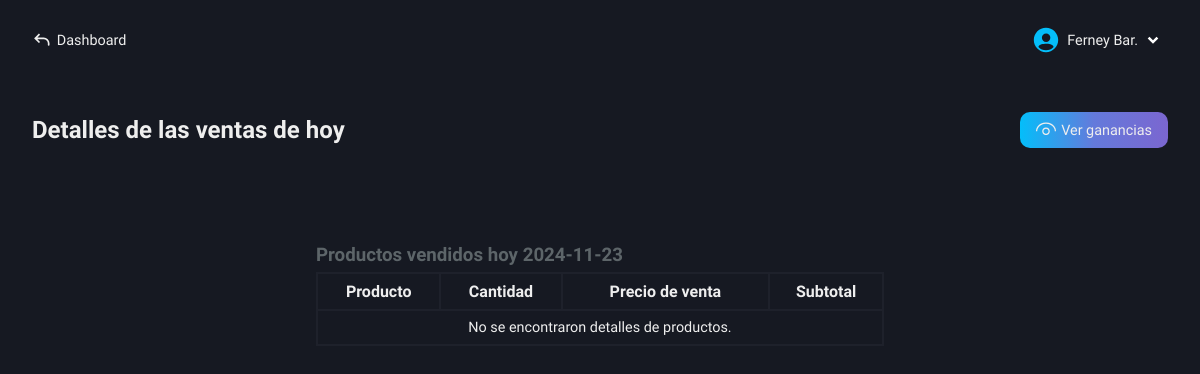
/roles/store/earnings/functions/details-today-sales.php (signed in), run on an earlier commit of the app's database.
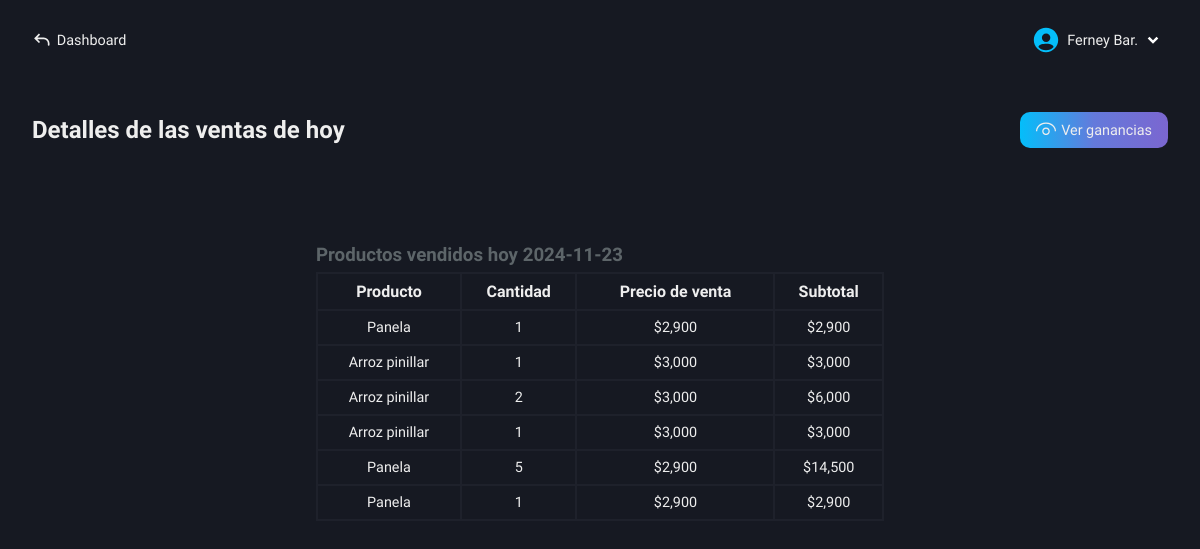
And on a later commit of the database.
### tables this page shows
CREATE TABLE `sale_details` (
  `id` int(11) NOT NULL AUTO_INCREMENT,
  `sale_id` int(11) NOT NULL,
  `product_name` varchar(100) NOT NULL,
  `quantity` int(11) NOT NULL,
  `unit_price` decimal(50,0) NOT NULL,
  `subtotal` decimal(50,0) NOT NULL,
  PRIMARY KEY (`id`),
  UNIQUE KEY `sale_id` (`sale_id`),
  CONSTRAINT `sale_details_ibfk_1` FOREIGN KEY (`sale_id`) REFERENCES `sales` (`id`) ON DELETE CASCADE ON UPDATE CASCADE
);

### roles/store/earnings/functions/details-today-sales.php (the view, shortened to what this page needs)
<!DOCTYPE html>
<html lang="es">
<head>
    <link rel="stylesheet" href="../../../../css/store/details-today-sales.css">
    <?php
        include("../../../../conexion.php");
        if (isset($_SESSION['user_id'])) {
            $id_user = $_SESSION['user_id'];
        } else {
            header("Location: ../../../../index.php");
            exit();
        }
    ?>
</head>
<body>
    <main class="main">
        <nav class="nav-dash">
            <a href="../../../dashboard-store.php" class="go-dash">
                <svg xmlns="http://www.w3.org/2000/svg" width="20" height="20" viewBox="0 0 24 24"><path fill="#eee" d="m4 10l-.707.707L2.586 10l.707-.707zm17 8a1 1 0 1 1-2 0zM8.293 15.707l-5-5l1.414-1.414l5 5zm-5-6.414l5-5l1.414 1.414l-5 5zM4 9h10v2H4zm17 7v2h-2v-2zm-7-7a7 7 0 0 1 7 7h-2a5 5 0 0 0-5-5z"/></svg>
                <p>Dashboard</p>
            </a>
            <div class="user-modal">
                <div class="username">
                    <div class="name-down">
                        <?php
                            $queryData = "SELECT name, lastname FROM users WHERE id = $id_user";
                            $result = mysqli_query($conexion, $queryData);
                            $rowData = mysqli_fetch_assoc($result);
                            echo "<p class='name'>" . $rowData['name'] . ' ' . substr($rowData['lastname'], 0, 3) . ".</p>";
                        ?>
                        <img src="../../../../svg/down-arrow.svg" alt="">
                    </div>
                </div>
            </div>
        </nav>
        <section class="earnings-today" id="hidden-modal">
            <div class="earnings-content">
                <div class="tlt-button">
                    <h2 class="tlt-function">Detalles de las ventas de hoy</h2>
                    <a href="../today-earnings.php" class="btn-today-earnings bg-btn">
                        <p>Ver ganancias</p>
                    </a>
                </div>
                <div class="content-table">
                    <div class="tlt-info">
                        <?php
                            echo "<h3>Productos vendidos hoy " . date('Y-m-d') . "</h3>";
                        ?>
                    </div>
                    <table>
                        <tr>
                            <th>Producto</th>
                            <th>Cantidad</th>
                            <th>Precio de venta</th>
                            <th>Subtotal</th>
                        </tr>
                        <?php
                            $queryDetails = "SELECT s.id, s.sale_date, sd.product_name, sd.quantity, sd.unit_price, sd.subtotal
                                            FROM sales s
                                            INNER JOIN sale_details sd ON s.id = sd.sale_id
                                            WHERE s.sale_date = CURDATE()
                                            ORDER BY s.id DESC";
                            $resultDetails = mysqli_query($conexion, $queryDetails);
                            if($resultDetails -> num_rows > 0) {
                                while ($row = mysqli_fetch_assoc($resultDetails)){
                                    echo "<tr>
                                            <td>" . ucfirst($row['product_name']) . "</td>
                                            <td>" . $row['quantity'] . "</td>
                                            <td>$" . number_format($row['unit_price'], 0) . "</td>
                                            <td>$" . number_format($row['subtotal'], 0) . "</td>
                                          </tr>";
                                }
                            } else {
                                echo "<tr>
                                        <td colspan='4'>No se encontraron detalles de productos.</td>
                                      </tr>";
                            }
                        ?>
                    </table>
                </div>
            </div>
        </section>
    </main>
</body>
</html>

What changed in the data, as far as the page shows it:
added sale_details: product_name "Panela", quantity "1", unit_price "2,900", subtotal "2,900"
added sale_details: product_name "Arroz pinillar", quantity "1", unit_price "3,000", subtotal "3,000"
added sale_details: product_name "Arroz pinillar", quantity "2", unit_price "3,000", subtotal "6,000"
added sale_details: product_name "Arroz pinillar", quantity "1", unit_price "3,000", subtotal "3,000"
added sale_details: product_name "Panela", quantity "5", unit_price "2,900", subtotal "14,500"
added sale_details: product_name "Panela", quantity "1", unit_price "2,900", subtotal "2,900"
Also different on the page:
text no longer shown: "No se encontraron detalles de productos."
